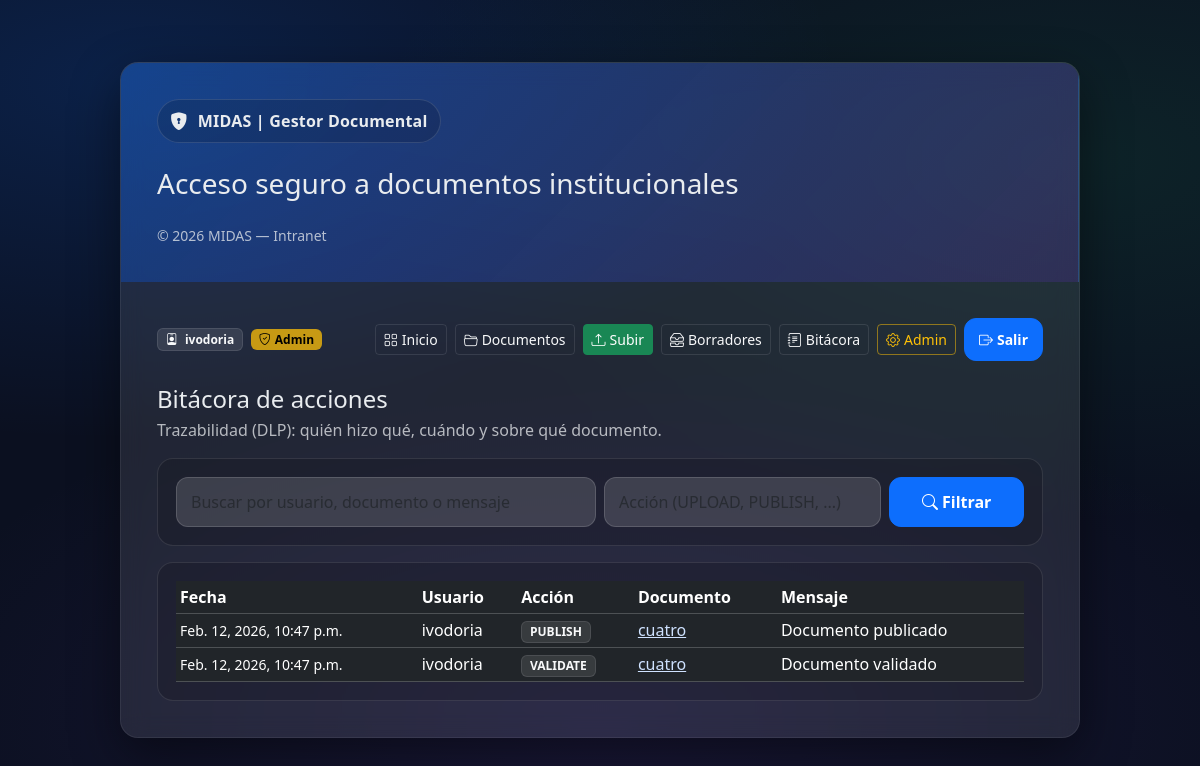
The page /documents/audit/ (signed in) on the database as committed earlier.
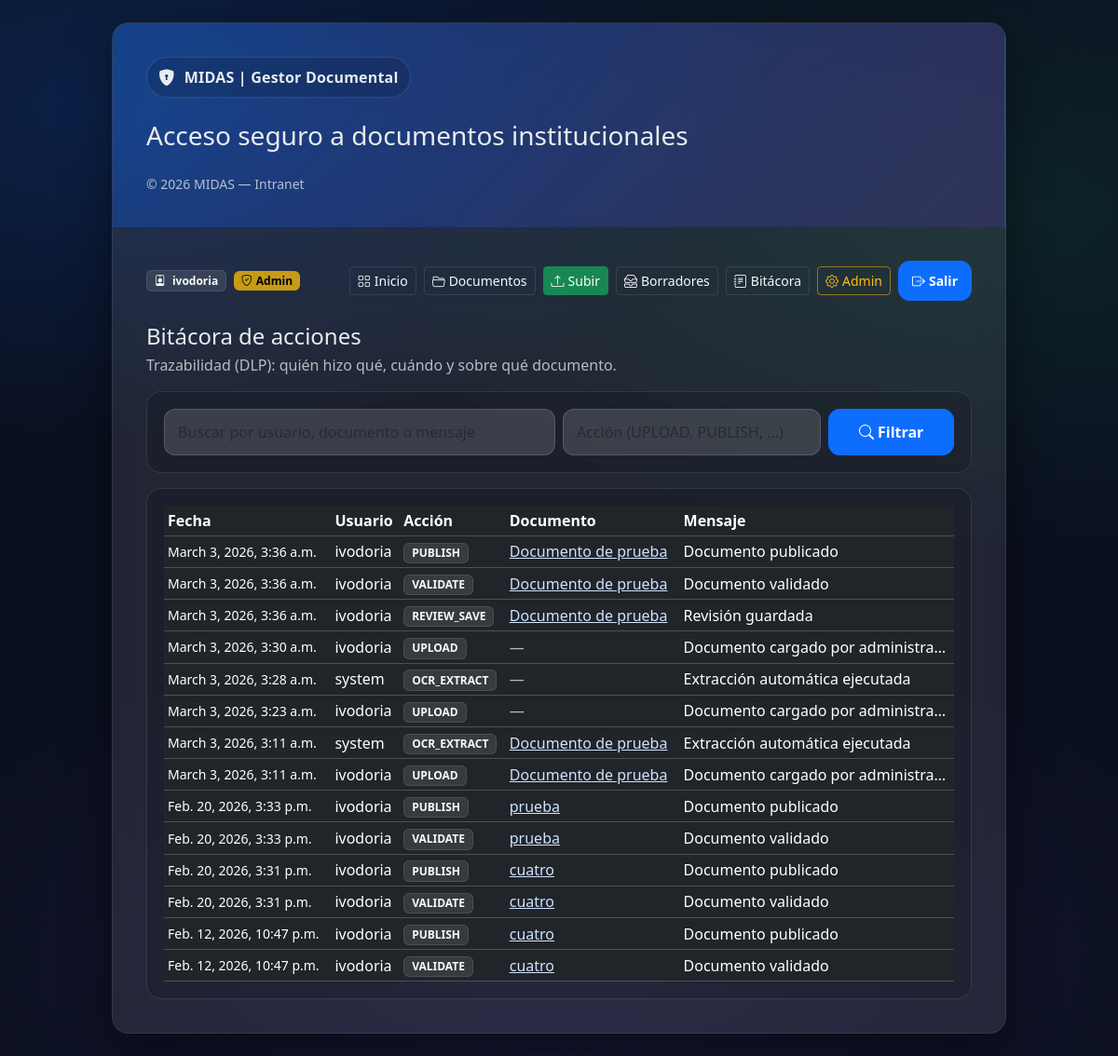
The same page on the database as committed later.
### documents/models.py (models this page shows, shortened)
class AuditLog(models.Model):
    created_at = models.DateTimeField(auto_now_add=True, db_index=True)
    actor = models.ForeignKey(
        settings.AUTH_USER_MODEL,
        on_delete=models.SET_NULL,
        null=True,
        blank=True,
        related_name="audit_logs",
    )
    action = models.CharField(max_length=32, choices=AuditAction.choices, db_index=True)
    document = models.ForeignKey(
        "documents.Document",
        on_delete=models.SET_NULL,
        null=True,
        blank=True,
        related_name="audit_logs",
    )
    ip_address = models.CharField(max_length=64, blank=True, default="")
    user_agent = models.TextField(blank=True, default="")
    message = models.CharField(max_length=255, blank=True, default="")
    metadata = models.JSONField(blank=True, null=True)  # diffs, scores, etc.
    class Meta:
        ordering = ["-created_at"]

class Document(models.Model):
    class Status(models.TextChoices):
        DRAFT = "DRAFT", "Borrador"
        VALIDATED = "VALIDATED", "Validado"
        PUBLISHED = "PUBLISHED", "Publicado"
    title = models.CharField(max_length=255, blank=True, default="")
    document_type = models.ForeignKey(DocumentType, on_delete=models.PROTECT, related_name="documents")
    status = models.CharField(max_length=16, choices=Status.choices, default=Status.DRAFT)
    enabled = models.BooleanField(default=True)
    suggested_type = models.ForeignKey(
        DocumentType, on_delete=models.SET_NULL, null=True, blank=True, related_name="suggested_documents"
    )
    suggested_score = models.FloatField(null=True, blank=True)
    created_by = models.ForeignKey(
        settings.AUTH_USER_MODEL, on_delete=models.PROTECT, related_name="documents_created"
    )
    created_at = models.DateTimeField(default=timezone.now)
    updated_at = models.DateTimeField(auto_now=True)
    extracted_text = models.TextField(blank=True, default="")
    is_ocr = models.BooleanField(default=False)
    ocr_confidence = models.FloatField(null=True, blank=True)
    summary = models.TextField(blank=True, default="")
    class Meta:
        ordering = ["-created_at"]

### documents/views_audit.py (the view)
# urls.py: path("audit/", audit_log_list, name="audit_log"),
@staff_member_required
def audit_log_list(request):
    q = (request.GET.get("q") or "").strip()
    action = (request.GET.get("action") or "").strip()
    logs = AuditLog.objects.select_related("actor", "document")
    if action:
        logs = logs.filter(action=action)
    if q:
        logs = logs.filter(
            Q(message__icontains=q) |
            Q(actor__username__icontains=q) |
            Q(document__title__icontains=q)
        )
    logs = logs.order_by("-created_at")[:300]  # límite razonable
    return render(request, "audit/list.html", {"logs": logs, "q": q, "action": action})

### documents/templatetags/roles.py (called while the page is built)
@register.filter
def in_group(user, group_name: str) -> bool:
    if not user or not user.is_authenticated:
        return False
    return user.groups.filter(name=group_name).exists()

### templates/audit/list.html (shortened to what this page needs)
{% extends "base/base.html" %}
{% block content %}
  <div class="d-flex justify-content-between align-items-start mb-3">
    <div>
      <h2 class="h4 mb-1">Bitácora de acciones</h2>
      <div class="muted">Trazabilidad (DLP): quién hizo qué, cuándo y sobre qué documento.</div>
    </div>
  </div>
  <div class="card-inner mb-3">
    <form class="row g-2" method="get">
      <div class="col-12 col-md-6">
        <input class="form-control" name="q" value="{{ q }}" placeholder="Buscar por usuario, documento o mensaje">
      </div>
      <div class="col-12 col-md-4">
        <input class="form-control" name="action" value="{{ action }}" placeholder="Acción (UPLOAD, PUBLISH, ...)">
      </div>
      <div class="col-12 col-md-2 d-grid">
        <button class="btn btn-primary" type="submit"><i class="bi bi-search me-1"></i>Filtrar</button>
      </div>
    </form>
  </div>
  <div class="card-inner">
    <div class="table-responsive">
      <table class="table table-sm table-dark align-middle mb-0">
        <thead>
          <tr>
            <th>Fecha</th>
            <th>Usuario</th>
            <th>Acción</th>
            <th>Documento</th>
            <th>Mensaje</th>
          </tr>
        </thead>
        <tbody>
          {% for l in logs %}
            <tr>
              <td class="muted small">{{ l.created_at }}</td>
              <td>{{ l.actor.username|default:"system" }}</td>
              <td><span class="badge text-bg-light bg-opacity-10 border border-white border-opacity-10 text-light">{{ l.action }}</span></td>
              <td class="text-truncate" style="max-width:220px;">
                {% if l.document %}
                  <a href="{% url 'document_review' l.document.id %}">{{ l.document.title|default:"(sin título)" }}</a>
                {% else %}
                  <span class="muted">—</span>
                {% endif %}
              </td>
              <td class="text-truncate" style="max-width:280px;">{{ l.message }}</td>
            </tr>
          {% empty %}
            <tr><td colspan="5" class="muted small">No hay registros.</td></tr>
          {% endfor %}
        </tbody>
      </table>
    </div>
  </div>
{% endblock %}

### templates/base/base.html (shortened to what this page needs)
<!doctype html>
<html lang="es">
<head>
  <link href="https://cdn.jsdelivr.net/npm/bootstrap@5.3.3/dist/css/bootstrap.min.css" rel="stylesheet">
  <link href="https://cdn.jsdelivr.net/npm/bootstrap-icons@1.11.3/font/bootstrap-icons.min.css" rel="stylesheet">
</head>
<body>
  {% load roles %}
  <div class="app-shell">
    <div class="app-card">
      <div class="row g-0">
        <div class="col-12 col-lg-12 left">
          <div class="brand-pill mb-4">
            <i class="bi bi-shield-lock-fill"></i>
            MIDAS | Gestor Documental
          </div>
          <h1 class="h3 mb-3">Acceso seguro a documentos institucionales</h1>
          <div class="muted small mt-4">
            © {% now "Y" %} MIDAS — Intranet
          </div>
        </div>
        <div class="col-12 col-lg-12 right">
          {% if request.user.is_authenticated %}
          <nav class="d-flex align-items-center justify-content-between mb-4">
            <div class="d-flex align-items-center gap-2">
              <span class="badge text-bg-light bg-opacity-10 border border-white border-opacity-10 text-light">
                <i class="bi bi-person-badge me-1"></i>
                {{ request.user.username }}
              </span>
              {% if request.user.is_superuser %}
                <span class="badge text-bg-warning bg-opacity-75">
                  <i class="bi bi-shield-check me-1"></i>Admin
                </span>
              {% elif request.user.is_staff %}
                <span class="badge text-bg-info bg-opacity-50 border border-white border-opacity-10 text-light">
                  <i class="bi bi-tools me-1"></i>Operativo
                </span>
              {% elif request.user|in_group:"GERENCIA" %}
                <span class="badge text-bg-success bg-opacity-50 border border-white border-opacity-10 text-light">
                  <i class="bi bi-briefcase me-1"></i>Gerencia
                </span>
              {% else %}
                <span class="badge text-bg-secondary bg-opacity-50 border border-white border-opacity-10 text-light">
                  <i class="bi bi-person me-1"></i>Usuario
                </span>
              {% endif %}
            </div>
            <div class="d-flex align-items-center gap-2">
              <a class="btn btn-sm btn-outline-light border border-white border-opacity-10"
                 href="{% url 'dashboard' %}">
                <i class="bi bi-grid me-1"></i>Inicio
              </a>
              <a class="btn btn-sm btn-outline-light border border-white border-opacity-10"
                 href="{% url 'documents_list' %}">
                <i class="bi bi-folder2-open me-1"></i>Documentos
              </a>
              {% if request.user.is_staff %}
                <a class="btn btn-sm btn-success"
                   href="{% url 'upload_document' %}">
                  <i class="bi bi-upload me-1"></i>Subir
                </a>
                <a class="btn btn-sm btn-outline-light border border-white border-opacity-10"
                   href="{% url 'documents_drafts' %}">
                  <i class="bi bi-inboxes me-1"></i>Borradores
                </a>
                <a class="btn btn-sm btn-outline-light border border-white border-opacity-10"
                   href="{% url 'audit_log' %}">
                  <i class="bi bi-journal-text me-1"></i>Bitácora
                </a>
              {% endif %}
              {% if request.user.is_superuser %}
                <a class="btn btn-sm btn-outline-warning border border-warning border-opacity-50"
                   href="/admin/">
                  <i class="bi bi-gear me-1"></i>Admin
                </a>
              {% endif %}
              <a class="btn btn-sm btn-primary" href="/accounts/logout/">
                <i class="bi bi-box-arrow-right me-1"></i>Salir
              </a>
            </div>
          </nav>
          {% endif %}
          {% block content %}{% endblock %}
        </div>
      </div>
    </div>
  </div>
</body>
</html>

### templates/base/base.html (style rules this page uses)
:root { --card-radius: 18px; }
body { min-height: 100vh; background: radial-gradient(1200px 600px at 10% 10%, rgba(13,110,253,0.18), transparent 60%), radial-gradient(1200px 600px at 90% 20%, rgba(25,135,84,0.16), transparent 60%), radial-gradient(1200px 600px at 50% 90%, rgba(111,66,193,0.14), transparent 60%), #0b1020; color: #e9ecef; }
.app-shell { min-height: 100vh; display: grid; place-items: center; padding: 24px; }
.app-card { width: 100%; max-width: 960px; border-radius: var(--card-radius); background: rgba(255,255,255,0.06); border: 1px solid rgba(255,255,255,0.10); backdrop-filter: blur(12px); box-shadow: 0 18px 50px rgba(0,0,0,0.45); overflow: hidden; }
.app-card .left { background: linear-gradient(135deg, rgba(13,110,253,0.35), rgba(111,66,193,0.25)); border-right: 1px solid rgba(255,255,255,0.08); padding: 36px; height: 100%; }
.app-card .right { padding: 36px; background: rgba(255,255,255,0.03); height: 100%; }
.brand-pill { display: inline-flex; align-items: center; gap: 10px; padding: 8px 12px; border-radius: 999px; border: 1px solid rgba(255,255,255,0.12); background: rgba(0,0,0,0.15); font-weight: 600; letter-spacing: .2px; }
.brand-pill i { font-size: 1.1rem; }
.muted { color: rgba(233,236,239,0.75); }
.form-control, .form-select { background: rgba(255,255,255,0.14); border: 1px solid rgba(255,255,255,0.15); color: #e9ecef; border-radius: 12px; padding: 12px 14px; }
.btn-primary { border-radius: 12px; padding: 10px 14px; font-weight: 600; }
.card-inner { border-radius: 16px; border: 1px solid rgba(255,255,255,0.10); background: rgba(0,0,0,0.15); padding: 18px; }
a, a:hover { color: #cfe2ff; }

Rows that differ between the two databases and show on the page:
added AuditLog: created_at "March 3, 2026, 3:36 a.m.", actor.username "ivodoria", action "PUBLISH", document "Documento de prueba", message "Documento publicado"
added AuditLog: created_at "March 3, 2026, 3:36 a.m.", actor.username "ivodoria", action "VALIDATE", document "Documento de prueba", message "Documento validado"
added AuditLog: created_at "March 3, 2026, 3:36 a.m.", actor.username "ivodoria", action "REVIEW_SAVE", document "Documento de prueba", message "Revisión guardada"
added AuditLog: created_at "March 3, 2026, 3:30 a.m.", actor.username "ivodoria", action "UPLOAD", message "Documento cargado por administra…"
added AuditLog: created_at "March 3, 2026, 3:28 a.m.", actor.username "system", action "OCR_EXTRACT", message "Extracción automática ejecutada"
added AuditLog: created_at "March 3, 2026, 3:23 a.m.", actor.username "ivodoria", action "UPLOAD", message "Documento cargado por administra…"
added AuditLog: created_at "March 3, 2026, 3:11 a.m.", actor.username "system", action "OCR_EXTRACT", document "Documento de prueba", message "Extracción automática ejecutada"
added AuditLog: created_at "March 3, 2026, 3:11 a.m.", actor.username "ivodoria", action "UPLOAD", document "Documento de prueba", message "Documento cargado por administra…"
added AuditLog: created_at "Feb. 20, 2026, 3:33 p.m.", actor.username "ivodoria", action "PUBLISH", document "prueba", message "Documento publicado"
added AuditLog: created_at "Feb. 20, 2026, 3:33 p.m.", actor.username "ivodoria", action "VALIDATE", document "prueba", message "Documento validado"
added AuditLog: created_at "Feb. 20, 2026, 3:31 p.m.", actor.username "ivodoria", action "PUBLISH", document "cuatro", message "Documento publicado"
added AuditLog: created_at "Feb. 20, 2026, 3:31 p.m.", actor.username "ivodoria", action "VALIDATE", document "cuatro", message "Documento validado"
